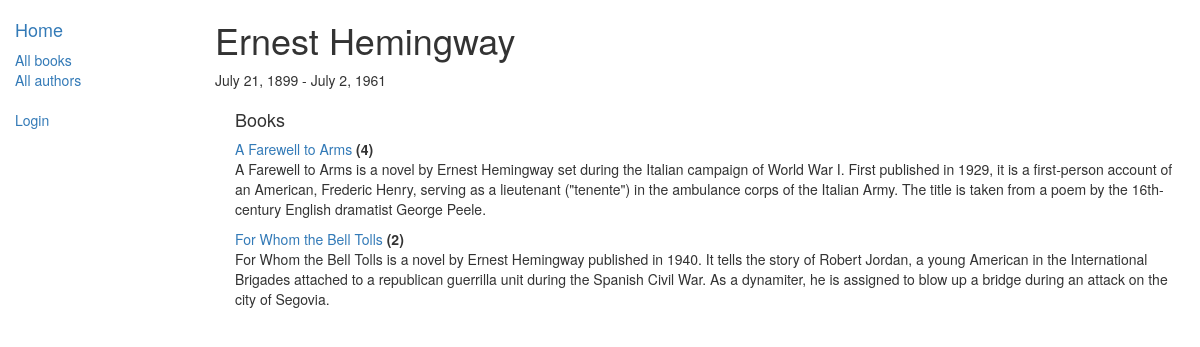
/catalog/author/2, run on the app's committed database.
### catalog/models.py (models this page shows, shortened)
class Author(models.Model):
	first_name = models.CharField(max_length=100)
	last_name = models.CharField(max_length=100)
	date_of_birth = models.DateField(null=True, blank=True)
	date_of_death = models.DateField('Died', null=True, blank=True)
	class Meta:
		ordering = ["last_name"]

class Book(models.Model):
	title = models.CharField(max_length=200)
	summary = models.TextField(max_length=1000, help_text="Enter a brief description of the book")
	isbn = models.CharField("ISBN", max_length=13, help_text="13 Character <a href='https://www.isbn-international.org/content/what-isbn'>ISBN number</a>")
	language = models.ForeignKey(NaturalLanguage, on_delete=models.SET_NULL, null=True)
	author = models.ForeignKey('Author', on_delete=models.SET_NULL, null=True)
	genre = models.ManyToManyField(Genre, help_text="Select a genre for this book")
	class Meta:
		ordering = ["title"]

class BookInstance(models.Model):
	LOAN_STATUS = (
		('m', 'Maintenance'),
		('o', 'On Loan'),
		('a', 'Available'),
		('r', 'Reserved'),
	)
	id = models.UUIDField(primary_key=True, default=uuid.uuid4, help_text="Unique ID for this particular book across whole library")
	book = models.ForeignKey('Book', on_delete=models.SET_NULL, null=True)
	imprint = models.CharField(max_length=200)
	due_back = models.DateField(null=True, blank=True)
	status = models.CharField(max_length=1, choices=LOAN_STATUS, blank=True, default='m', help_text="Book availability")
	borrower = models.ForeignKey(User, on_delete=models.SET_NULL, null=True, blank=True)
	class Meta:
		ordering = ["due_back"]
		permissions = (
			("can_mark_returned", "Set book as returned"),
			("can_renew", "Renew due date"),
			)

### catalog/views.py (the view)
# urls.py: path('author/<int:pk>', views.AuthorDetailView.as_view(), name='author-detail'),
class AuthorDetailView(generic.DetailView):
    model = Author

### catalog/templates/catalog/author_detail.html (shortened to what this page needs)
{% extends "base_generic.html" %}
{% block content %}
	<h1>{{ author.first_name }} {{ author.last_name }} </h1>
	<p>{{ author.date_of_birth }} - {% if author.date_of_death %}{{ author.date_of_death }}{% endif %}</p>
	<div style="margin-left: 20px; margin-top: 20px;">
		<h4>Books</h4>
		{% for book in author.book_set.all %}
			<div>
				<a href="{% url 'book-detail' book.pk %}">{{ book.title }}</a><strong> ({{ book.bookinstance_set.all|length }})</strong>
				<p>{{ book.summary }}</p>
			</div>
		{% endfor %}
	</div>
{% endblock %}

### data on the page
Author: first_name "Ernest", last_name "Hemingway", date_of_birth "July 21, 1899", date_of_death "July 2, 1961"
Book: title "A Farewell to Arms", bookinstance_set.all|length "4", summary "A Farewell to Arms is a novel by Ernest Hemingway set during the Italian campaign of World War I. First published in 1929, it is a first-person account of an American, Frederic Henry, serving as a lieutenant (\"tenente\") in the ambulance corps of the Italian Army. The title is taken from a poem by the 16th-century English dramatist George Peele."
Book: title "For Whom the Bell Tolls", bookinstance_set.all|length "2", summary "For Whom the Bell Tolls is a novel by Ernest Hemingway published in 1940. It tells the story of Robert Jordan, a young American in the International Brigades attached to a republican guerrilla unit during the Spanish Civil War. As a dynamiter, he is assigned to blow up a bridge during an attack on the city of Segovia."
